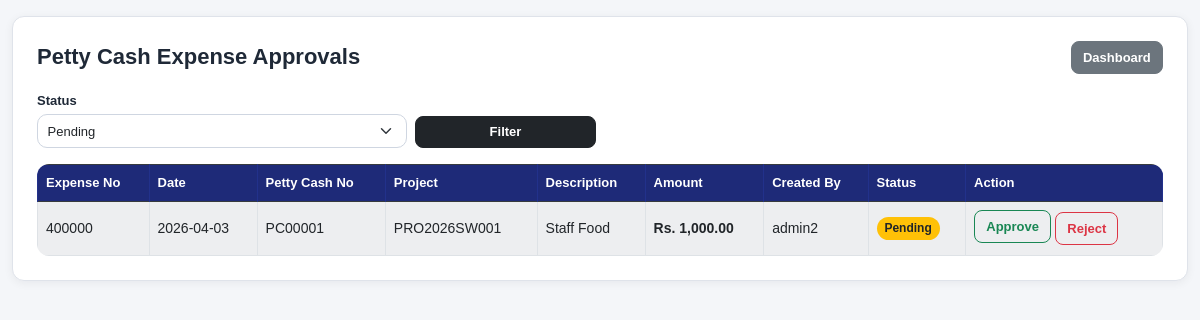
Before: /petty-cash-expense-approvals/ (signed in) with the older database file.
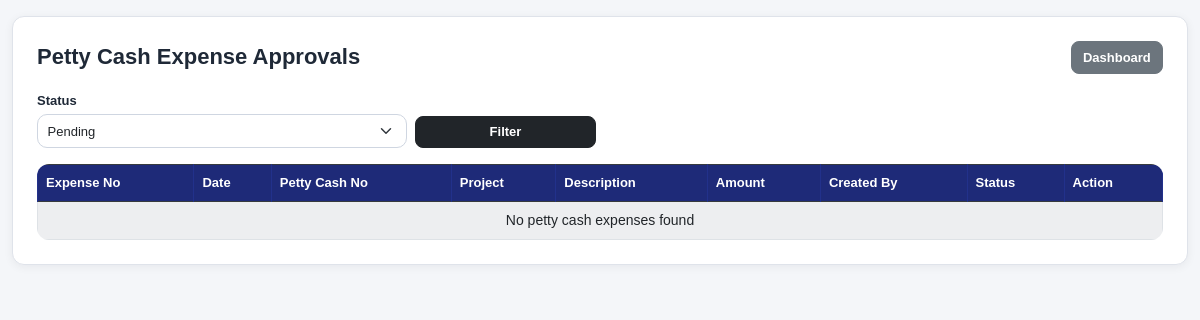
After: the same page with the newer database file.
### pos/models.py (models this page shows, shortened)
class ProjectPettyCashExpense(models.Model):
    APPROVAL_STATUS_CHOICES = [
        ("pending", "Pending"),
        ("approved", "Approved"),
        ("rejected", "Rejected"),
    ]
    expense_no = models.CharField(max_length=20, unique=True, blank=True, null=True)
    petty_cash = models.ForeignKey(ProjectPettyCash, on_delete=models.CASCADE, related_name="expenses")
    project = models.ForeignKey(Project, on_delete=models.CASCADE, related_name="petty_cash_expenses")
    expense_date = models.DateField(default=timezone.now)
    description = models.CharField(max_length=255)
    gl_account = models.ForeignKey(GLMaster, on_delete=models.SET_NULL, null=True, blank=True)
    bill_no = models.CharField(max_length=100, blank=True, null=True)
    bill_date = models.DateField(blank=True, null=True)
    amount = models.DecimalField(max_digits=12, decimal_places=2, default=0)
    note = models.TextField(blank=True, null=True)
    approval_status = models.CharField(max_length=20, choices=APPROVAL_STATUS_CHOICES, default="pending")
    approved_by = models.ForeignKey(
        User,
        on_delete=models.SET_NULL,
        null=True,
        blank=True,
        related_name="approved_petty_cash_expenses"
    )
    approved_at = models.DateTimeField(null=True, blank=True)
    approval_note = models.TextField(blank=True, null=True)
    is_active = models.BooleanField(default=True)
    inactive_at = models.DateTimeField(blank=True, null=True)
    inactive_by = models.ForeignKey(
        User,
        on_delete=models.SET_NULL,
        null=True,
        blank=True,
        related_name="inactive_petty_cash_expenses"
    )
    inactive_reason = models.TextField(blank=True, null=True)
    created_by = models.ForeignKey(User, on_delete=models.SET_NULL, null=True)
    created_at = models.DateTimeField(auto_now_add=True)
    class Meta:
        ordering = ["-expense_date", "-id"]

class ProjectPettyCash(models.Model):
    petty_cash_no = models.CharField(max_length=20, unique=True, blank=True, null=True)
    employee = models.ForeignKey(
        Employee,
        on_delete=models.SET_NULL,
        null=True,
        blank=True,
        related_name="petty_cash_records"
    )
    user = models.ForeignKey(
        User,
        on_delete=models.SET_NULL,
        null=True,
        blank=True,
        related_name="petty_cash_users"
    )
    issue_date = models.DateField(default=timezone.now)
    amount_issued = models.DecimalField(max_digits=12, decimal_places=2, default=0)
    note = models.TextField(blank=True, null=True)
    is_active = models.BooleanField(default=True)
    inactive_at = models.DateTimeField(blank=True, null=True)
    inactive_by = models.ForeignKey(
        User,
        on_delete=models.SET_NULL,
        null=True,
        blank=True,
        related_name="inactive_petty_cash_records"
    )
    inactive_reason = models.TextField(blank=True, null=True)
    created_by = models.ForeignKey(
        User,
        on_delete=models.SET_NULL,
        null=True,
        blank=True,
        related_name="created_petty_cash_records"
    )
    created_at = models.DateTimeField(auto_now_add=True)
    class Meta:
        ordering = ["-issue_date", "-id"]

class Project(models.Model):
    PROJECT_TYPE_CHOICES = [
        ("SW", "Swimming Pool"),
        ("BL", "Building"),
        ("EL", "Electrical"),
        ("OT", "Other"),
    ]
    STATUS_CHOICES = [
        ("ongoing", "Ongoing"),
        ("completed", "Completed"),
        ("cancelled", "Cancelled"),
    ]
    project_id = models.CharField(max_length=30, unique=True)
    project_name = models.CharField(max_length=255)
    project_type = models.CharField(max_length=10, choices=PROJECT_TYPE_CHOICES)
    client_name = models.CharField(max_length=255, blank=True, null=True)
    location = models.CharField(max_length=255, blank=True, null=True)
    estimated_value = models.DecimalField(max_digits=14, decimal_places=2, default=0)
    status = models.CharField(max_length=20, choices=STATUS_CHOICES, default="ongoing")
    is_active = models.BooleanField(default=True)
    created_by = models.ForeignKey(User, on_delete=models.SET_NULL, null=True, blank=True, related_name="created_projects")
    updated_by = models.ForeignKey(User, on_delete=models.SET_NULL, null=True, blank=True, related_name="updated_projects")
    created_at = models.DateTimeField(auto_now_add=True)
    class Meta:
        ordering = ["-id"]

### pos/views.py (the view)
# urls.py: path('petty-cash-expense-approvals/', views.petty_cash_expense_approvals, name='petty_cash_expense_approvals'),
@user_passes_test(is_owner)
def petty_cash_expense_approvals(request):
    status_filter = request.GET.get("status", "pending").strip()
    expenses = ProjectPettyCashExpense.objects.filter(
        is_active=True
    ).select_related(
        "petty_cash", "project", "gl_account", "created_by", "approved_by"
    ).order_by("-expense_date", "-id")
    if status_filter in ["pending", "approved", "rejected"]:
        expenses = expenses.filter(approval_status=status_filter)
    return render(request, "pos/petty_cash_expense_approvals.html", {
        "expenses": expenses,
        "status_filter": status_filter,
    })

### pos/templatetags/currency_filters.py (called while the page is built)
@register.filter
def money(value):
    try:
        if value in (None, ""):
            value = Decimal("0")
        value = Decimal(str(value))
        return f"{value:,.2f}"
    except (InvalidOperation, ValueError, TypeError):
        return "0.00"

### pos/views.py (called while the page is built)
def is_owner(user):
    return user.is_superuser or user.groups.filter(name__iexact="Owner").exists()

### pos/templates/pos/petty_cash_expense_approvals.html (shortened to what this page needs)
{% extends "base.html" %}
{% load currency_filters %}
{% block content %}
<div class="card p-3 p-md-4">
    <div class="app-card-header">
        <h4 class="app-page-title">Petty Cash Expense Approvals</h4>
        <div>
            <a href="{% url 'dashboard' %}" class="btn btn-secondary btn-sm">Dashboard</a>
        </div>
    </div>
    <form method="get" class="row g-2 mb-3">
        <div class="col-md-4">
            <label class="form-label">Status</label>
            <select name="status" class="form-select form-select-sm">
                <option value="pending" {% if status_filter == "pending" %}selected{% endif %}>Pending</option>
            </select>
        </div>
        <div class="col-md-2 d-flex align-items-end">
            <button class="btn btn-dark btn-sm w-100">Filter</button>
        </div>
    </form>
    <div class="table-responsive">
        <table class="table table-bordered table-striped bg-white align-middle">
            <thead class="table-dark">
                <tr>
                    <th>Expense No</th>
                    <th>Date</th>
                    <th>Petty Cash No</th>
                    <th>Project</th>
                    <th>Description</th>
                    <th>Amount</th>
                    <th>Created By</th>
                    <th>Status</th>
                    <th>Action</th>
                </tr>
            </thead>
            <tbody>
                {% for expense in expenses %}
                <tr>
                    <td>{{ expense.expense_no }}</td>
                    <td>{{ expense.expense_date|date:"Y-m-d" }}</td>
                    <td>{{ expense.petty_cash.petty_cash_no }}</td>
                    <td>{{ expense.project.project_id }}</td>
                    <td>{{ expense.description }}</td>
                    <td class="text-money">Rs. {{ expense.amount|money }}</td>
                    <td>{% if expense.created_by %}{{ expense.created_by.username }}{% else %}-{% endif %}</td>
                    <td>
                        {% if expense.approval_status == "approved" %}
                            <span class="badge bg-success">Approved</span>
                        {% elif expense.approval_status == "rejected" %}
                            <span class="badge bg-danger">Rejected</span>
                        {% else %}
                            <span class="badge bg-warning text-dark">Pending</span>
                        {% endif %}
                    </td>
                    <td>
                        {% if expense.approval_status == "pending" %}
                            <a href="{% url 'approve_petty_cash_expense' expense.id %}"
                               class="btn btn-sm btn-outline-success mb-1"
                               onclick="return confirm('Approve this petty cash expense?')">
                               Approve
                            </a>
                            <a href="{% url 'reject_petty_cash_expense' expense.id %}"
                               class="btn btn-sm btn-outline-danger"
                               onclick="return confirm('Reject this petty cash expense?')">
                               Reject
                            </a>
                        {% else %}
                            -
                        {% endif %}
                    </td>
                </tr>
                {% empty %}
                <tr>
                    <td colspan="9" class="text-center">No petty cash expenses found</td>
                </tr>
                {% endfor %}
            </tbody>
        </table>
    </div>
</div>
{% endblock %}

Changed rows visible on the page:
no longer on this page (row edited): ProjectPettyCashExpense: expense_no "400000", expense_date "2026-04-03", petty_cash.petty_cash_no "PC00001", project.project_id "PRO2026SW001", description "Staff Food", amount "1,000.00", created_by.username "admin2", approval_status "Pending"
Other visible differences:
text now shown: "No petty cash expenses found"
